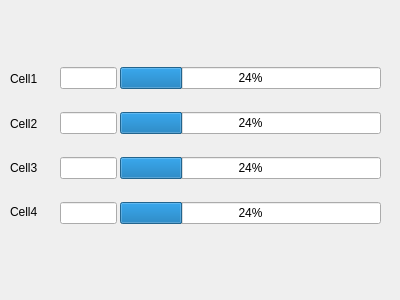
<?xml version="1.0" encoding="UTF-8"?>
<ui version="4.0">
 <class>Tab</class>
 <widget class="QWidget" name="Tab">
  <property name="geometry">
   <rect>
    <x>0</x>
    <y>0</y>
    <width>400</width>
    <height>300</height>
   </rect>
  </property>
  <property name="windowTitle">
   <string>Form</string>
  </property>
  <widget class="QWidget" name="layoutWidget">
   <property name="geometry">
    <rect>
     <x>10</x>
     <y>60</y>
     <width>41</width>
     <height>171</height>
    </rect>
   </property>
   <layout class="QVBoxLayout" name="verticalLayout_3">
    <item>
     <widget class="QLabel" name="label">
      <property name="text">
       <string>Cell1</string>
      </property>
     </widget>
    </item>
    <item>
     <widget class="QLabel" name="label_2">
      <property name="text">
       <string>Cell2</string>
      </property>
     </widget>
    </item>
    <item>
     <widget class="QLabel" name="label_3">
      <property name="text">
       <string>Cell3</string>
      </property>
     </widget>
    </item>
    <item>
     <widget class="QLabel" name="label_4">
      <property name="text">
       <string>Cell4</string>
      </property>
     </widget>
    </item>
   </layout>
  </widget>
  <widget class="QWidget" name="layoutWidget_2">
   <property name="geometry">
    <rect>
     <x>60</x>
     <y>50</y>
     <width>57</width>
     <height>191</height>
    </rect>
   </property>
   <layout class="QVBoxLayout" name="verticalLayout_2">
    <item>
     <widget class="QLineEdit" name="voltage1">
      <property name="alignment">
       <set>Qt::AlignCenter</set>
      </property>
      <property name="readOnly">
       <bool>true</bool>
      </property>
     </widget>
    </item>
    <item>
     <widget class="QLineEdit" name="voltage2">
      <property name="alignment">
       <set>Qt::AlignCenter</set>
      </property>
      <property name="readOnly">
       <bool>true</bool>
      </property>
     </widget>
    </item>
    <item>
     <widget class="QLineEdit" name="voltage3">
      <property name="alignment">
       <set>Qt::AlignCenter</set>
      </property>
      <property name="readOnly">
       <bool>true</bool>
      </property>
     </widget>
    </item>
    <item>
     <widget class="QLineEdit" name="voltage4">
      <property name="alignment">
       <set>Qt::AlignCenter</set>
      </property>
      <property name="readOnly">
       <bool>true</bool>
      </property>
     </widget>
    </item>
   </layout>
  </widget>
  <widget class="QWidget" name="layoutWidget_3">
   <property name="geometry">
    <rect>
     <x>120</x>
     <y>50</y>
     <width>261</width>
     <height>191</height>
    </rect>
   </property>
   <layout class="QVBoxLayout" name="verticalLayout">
    <item>
     <widget class="QProgressBar" name="progressBar">
      <property name="value">
       <number>24</number>
      </property>
     </widget>
    </item>
    <item>
     <widget class="QProgressBar" name="progressBar1">
      <property name="value">
       <number>24</number>
      </property>
     </widget>
    </item>
    <item>
     <widget class="QProgressBar" name="progressBar2">
      <property name="value">
       <number>24</number>
      </property>
     </widget>
    </item>
    <item>
     <widget class="QProgressBar" name="progressBar3">
      <property name="value">
       <number>24</number>
      </property>
     </widget>
    </item>
   </layout>
  </widget>
 </widget>
 <resources/>
 <connections/>
</ui>
